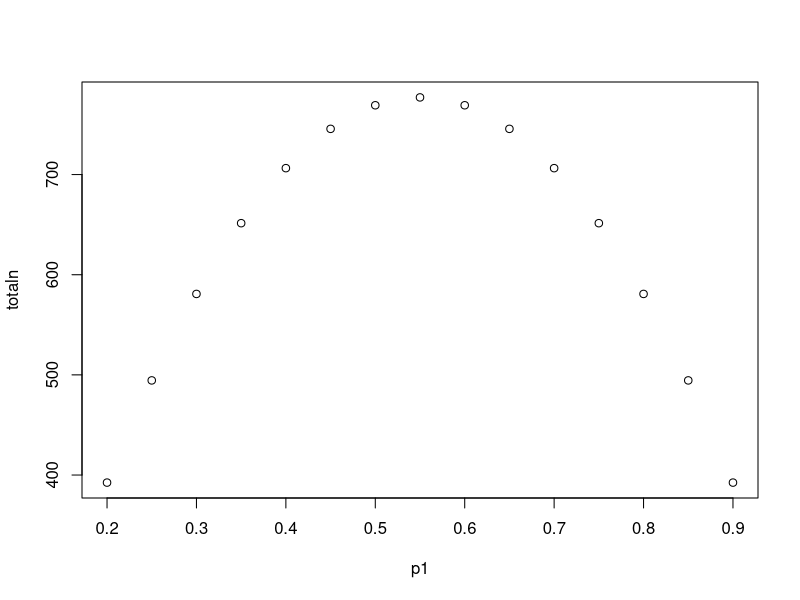
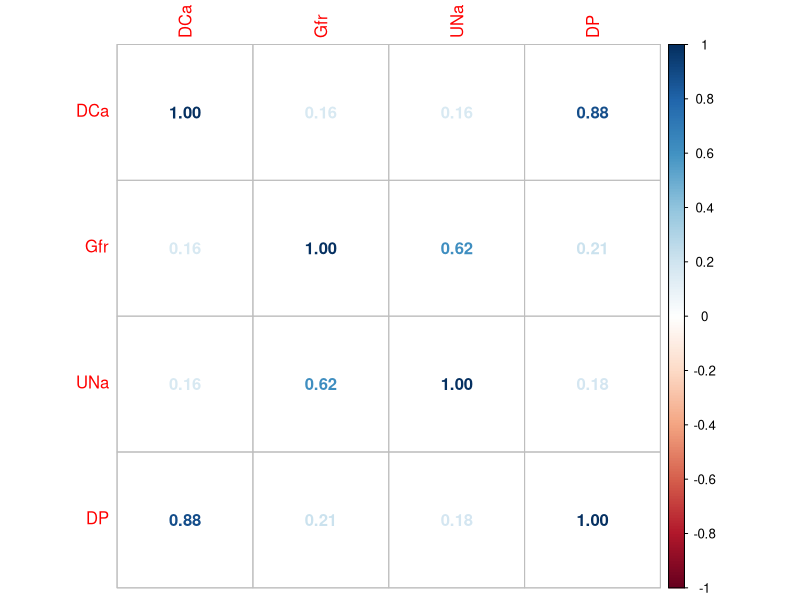
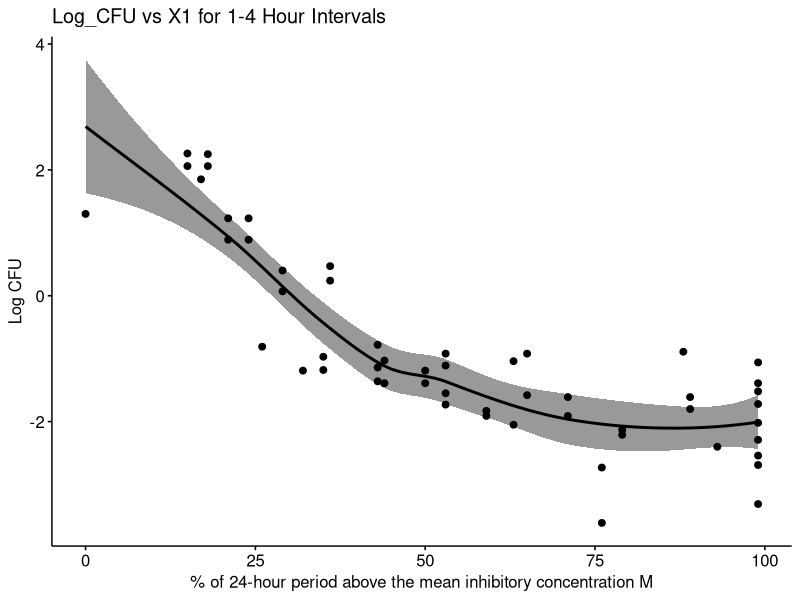
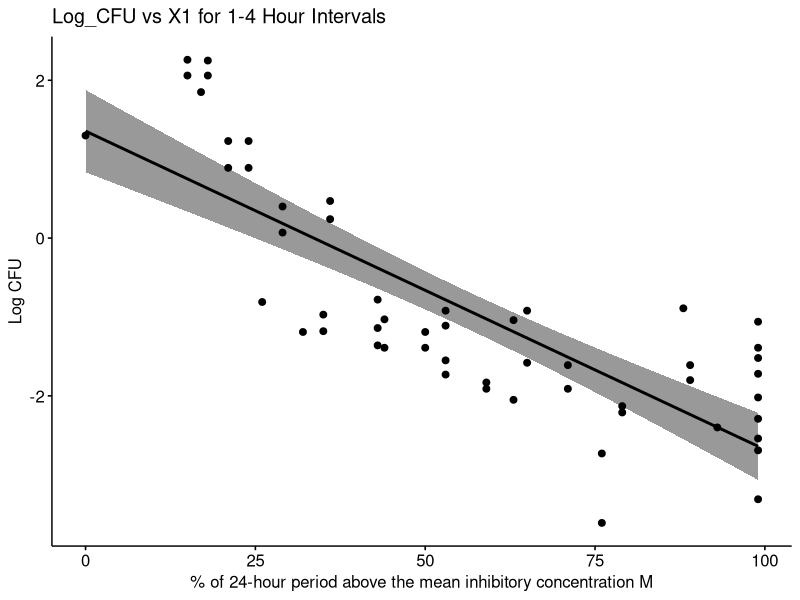
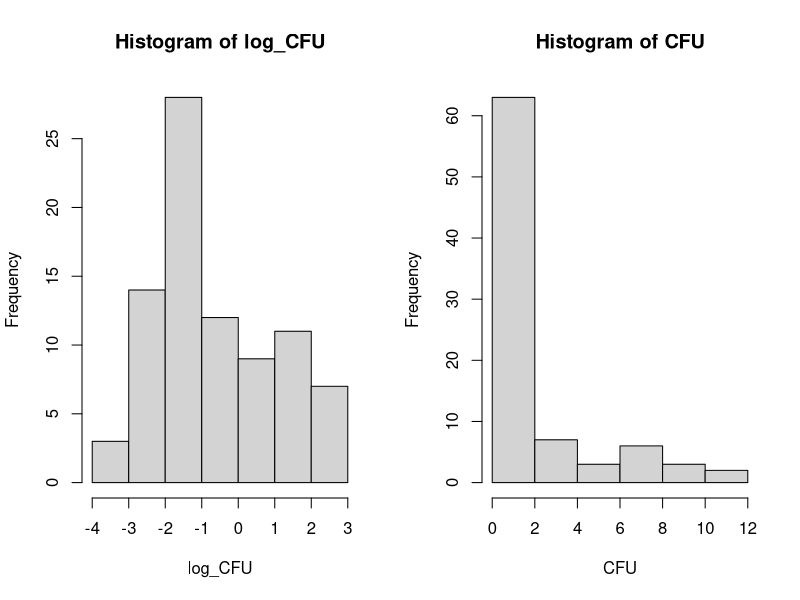
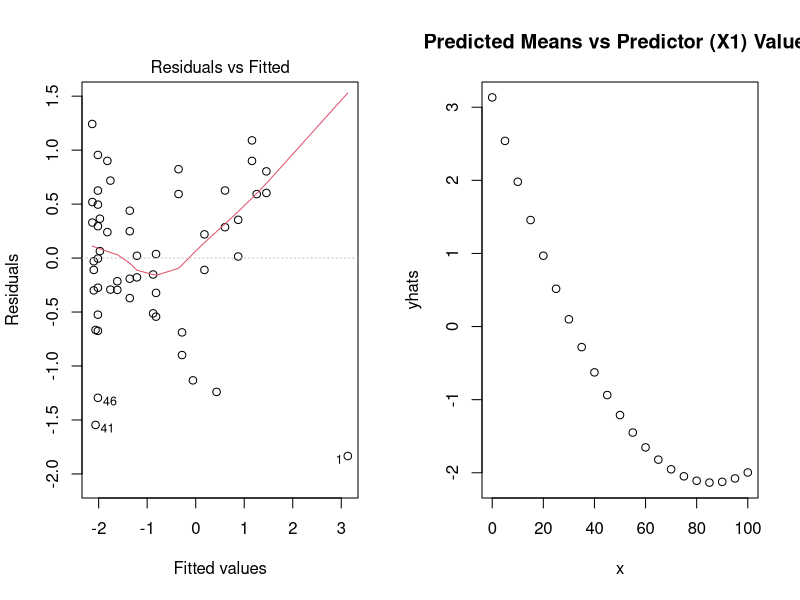

Generate these figures, in order, with R:
## ---- chunk 1
knitr::opts_chunk$set(echo = TRUE)

library(tidyverse)
library(kableExtra)
library(ggpubr)
## ---- chunk 2
valiumdata <- data.frame(S = c(32,42,52,61,62,65,66),
                         C = c(6.6,7.4,8.8,9.7,10.5,11.8,10.7))
kbl(valiumdata, booktabs = T, 
    col.names = c("Sedation Score S", "Cortisol C, ug/dl")) %>% 
  kable_styling(position = "center",
                latex_options = c("basic", "hold_position"))
## ---- chunk 3
lm <- lm(S ~ C, data=valiumdata)
summary(lm)
(residual_sigma <-summary(lm)$sigma)
(residual_var<- residual_sigma^2)
## ---- chunk 4
summary(lm)
## ---- chunk 5
summary(lm)$r.squared
## ---- chunk 6
newCe <- data.frame(C=10.0)

# calculate confidence interval
(predinte <- predict(lm, newdata = newCe, interval = 'confidence', level = 0.95))

# width of confidence interval
predinte[3]-predinte[2]
## ---- chunk 7
newCf <- data.frame(C=5.0)

# calculate confidence interval
(predintf <- predict(lm, newdata = newCf, interval = 'confidence', level = 0.95))

# width of confidence interval
predintf[3]-predintf[2]
## ---- chunk 8
newCg <- data.frame(C=10.0)

# calculate prediction interval
(predintg <- predict(lm, newdata = newCg, interval = 'prediction', level = 0.95))

# width of prediction interval
predintg[3]-predintg[2]
## ---- chunk 9
newCh <- data.frame(C=c(5.0,10.0))
predict(lm, newdata = newCh, interval = 'prediction', level = 0.95)
## ---- chunk 10
power.t.test(n = NULL, delta = 0.5, sd = 1, sig.level = 0.05, power = 0.80, 
             type = "two.sample", alternative = "two.sided")
## ---- chunk 11
power.prop.test(n = NULL, p1 =0.55, p2 = 0.45, sig.level = 0.05, power = 0.80, 
                alternative = "two.sided")

p1 <- seq(0.2, 0.9, 0.05)
p2 <- p1-0.1
d <- 0
totaln <- ( 2*(qnorm(0.80)+qnorm(0.975))^2 * (p1*(1-p1) + p2*(1-p2)) )/(p1 - p2 -d)^2
round(max(totaln),2)
plot(p1, totaln)
## ---- chunk 12
q4data <- read_csv(file = "hw3q4data.csv", show_col_types = F)
## ---- chunk 13

ucadca <- lm(UCa~DCa, data = q4data)
ucagfr <- lm(UCa~Gfr, data = q4data)
ucauna <- lm(UCa~UNa, data = q4data)
ucadp <- lm(UCa~DP, data = q4data)

summary(ucadca)
summary(ucagfr)
summary(ucauna)
summary(ucadp)

sy <- sd(q4data$UCa)
sx1 <- sd(q4data$DCa)
sx2 <- sd(q4data$Gfr)
sx3 <- sd(q4data$UNa)
sx4 <- sd(q4data$DP)

std_b1 <- summary(ucadca)$coefficients[2, 1] * sx1 / sy
std_b2 <- summary(ucagfr)$coefficients[2, 1] * sx2 / sy
std_b4 <- summary(ucauna)$coefficients[2, 1] * sx3 / sy
std_b3 <- summary(ucadp)$coefficients[2, 1] * sx4 / sy

stbetas <- data.frame(variable = c("DCa", "Gfr", "UNa", "DP"),
            beta_st = c(std_b1, std_b2, std_b3, std_b4))

kbl(stbetas, booktabs = T) %>% 
  kable_styling(position = "center",
                latex_options = c("basic", "hold_position"))


## ---- chunk 14
ucaall <- lm(UCa ~ ., data = q4data)

summary(ucaall)

corrplot::corrplot(cor(q4data[,2:5]), method = 'number')

ucaedit <- lm(UCa ~ DCa + UNa, data = q4data)
summary(ucaedit)
## ---- chunk 15
q5data <- read_csv(file = "hw3q5data.csv", show_col_types = F)
## ---- chunk 16
yx1 <- lm(log_CFU~X1, data = q5data[q5data$dose_code == 0,])
summary(yx1)
## ---- chunk 17

ggscatter(data = q5data[q5data$dose_code == 0,], x = "X1", y = "log_CFU", 
          title = "Log_CFU vs X1 for 1-4 Hour Intervals", 
          xlab = "% of 24-hour period above the mean inhibitory concentration M", 
          ylab = "Log CFU", conf.int = T, add = "loess")
ggscatter(data = q5data[q5data$dose_code == 0,], x = "X1", y = "log_CFU", 
          title = "Log_CFU vs X1 for 1-4 Hour Intervals", 
          xlab = "% of 24-hour period above the mean inhibitory concentration M", 
          ylab = "Log CFU", conf.int = T, add = "reg.line")

## ---- chunk 18
par(mfrow = c(1,2))
hist(q5data$log_CFU, main = NULL, xlab = "log_CFU")
title("Histogram of log_CFU")
hist(exp(q5data$log_CFU), main = NULL, xlab = "CFU")
title("Histogram of CFU")
## ---- chunk 19

q5data$X1squared <- (q5data$X1)^2
logCFUmlr <- lm(log_CFU ~ X1 + X1squared, data = q5data[q5data$dose_code == 0,])
summary(logCFUmlr)

intercept <- summary(logCFUmlr)$coefficients[1, 1]
x1_coef <- summary(logCFUmlr)$coefficients[2, 1]
x1sq_coef <- summary(logCFUmlr)$coefficients[3, 1]

yhat <- function(x){
  y <- intercept + (x1_coef * x) + (x1sq_coef * (x^2))
  return(y)
}
X1_20 <- yhat(20) # prediction for X1 = 20
X1_40 <- yhat(40) # prediction for X1 = 40
X1_60 <- yhat(60) # prediction for X1 = 60
X1_80 <- yhat(80) # prediction for X1 = 80
X1est <- data.frame(X1 = c(20,40,60,80),
                    predicted = round(c(X1_20, X1_40, X1_60, X1_80),2))
kbl(X1est, booktabs = T) %>% 
  kable_styling(position = "center",
                latex_options = c("basic", "hold_position"))

#residual vs fitted plot
plot(logCFUmlr, which = 1)
## ---- chunk 20
x <- seq(0,100,5)
yhats <- yhat(x)

plot(x, yhats)
title("Predicted Means vs Predictor (X1) Values")
## ---- chunk 21
# data point values
smoke <- 3.45
sulfur <- 0.86
death <- 294

# Model 1: death = b0 + b1*smoke + e
mod1_estimate <- 171.81881 + 63.76092 * smoke

# Model 2: death = b0 + b1*sulfur + e
mod2_estimate <- 144.11078 + 256.23556 * sulfur

# Model 3: death = b0 + b1*smoke + b2*sulfur + e
mod3_estimate <- 89.51080 - 220.32438 * smoke + 1051.81646 * sulfur

# calculating residuals for each model estimate
mod1_rsd <- death - mod1_estimate
mod2_rsd <- death - mod2_estimate
mod3_rsd <- death - mod3_estimate

tbl6a <- data.frame(model = c("Model 1", "Model 2", "Model 3"),
                    predicted = round(c(mod1_estimate, mod2_estimate, mod3_estimate),2),
                    residual = round(c(mod1_rsd, mod2_rsd, mod3_rsd),2))

# summary of predicted values and residuals for all models
kbl(tbl6a, booktabs = T) %>% 
  kable_styling(position = "center",
                latex_options = c("basic", "hold_position"))

## ---- chunk 22
s_x <- 1.548344 # sample sd from q6 data summary
s_y <- 130.5898 # sample sd from q6 data summary
beta <- 63.76092 # coef estimate from q6 model 1 summary
r <- beta*(s_x/s_y)
r

# calculate t for calculated r
tstar <- r*sqrt((15-2)/(1-r^2))
# p value associated with calculated t
pt(tstar, df = 15-2, lower.tail = F)
